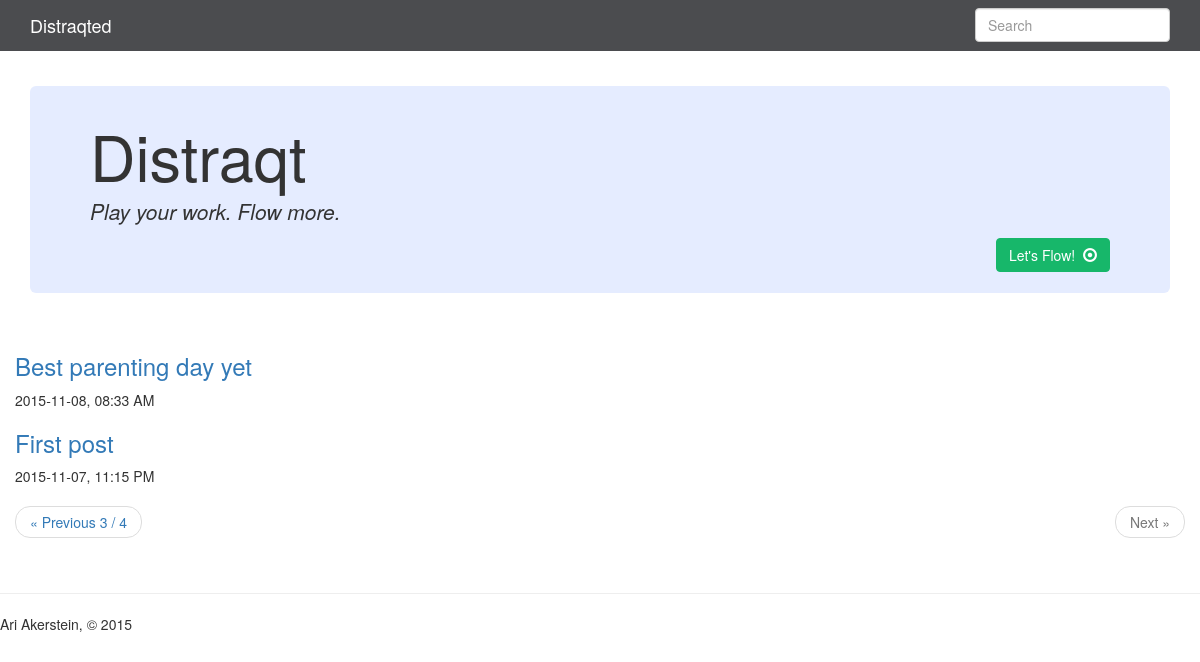
/?page=4, run on the app's committed database.
### app.py (models this page shows, shortened)
class Entry(flask_db.Model):
    title = CharField()
    slug = CharField(unique=True)
    content = TextField()
    published = BooleanField(index=True)
    timestamp = DateTimeField(default=datetime.datetime.now, index=True)
    @classmethod
    def public(cls):
        return Entry.select().where(Entry.published == True)

### app.py (the view)
@app.route('/')
def index():
    search_query = request.args.get('q')
    if search_query:
        query = Entry.search(search_query)
    else:
        query = Entry.public().order_by(Entry.timestamp.desc())
    return object_list(
        'index.html',
        query,
        search=search_query,
        check_bounds=False)

### app.py (called while the page is built)
@app.template_filter('clean_querystring')
def clean_querystring(request_args, *keys_to_remove, **new_values):
    querystring = dict((key, value) for key, value in request_args.items())
    for key in keys_to_remove:
        querystring.pop(key, None)
    querystring.update(new_values)
    return urllib.urlencode(querystring)

### templates/index.html (shortened to what this page needs)
{% extends "base.html" %}
{% block content %}
  {% for entry in object_list %}
    {% if search %}
      {% set entry = entry.entry %}
    {% endif %}
    <h3>
      <a href="{% if entry.published %}{{ url_for('detail', slug=entry.slug) }}{% else %}{{ url_for('edit', slug=entry.slug) }}{% endif %}">
        {{ entry.title }}
      </a>
    </h3>
    <p>{{ entry.timestamp.strftime('%Y-%m-%d, %I:%M %p') }}</p>
  {% else %}
    <p>No entries have been created yet.</p>
  {% endfor %}
  {% include "includes/pagination.html" %}
{% endblock %}

### data on the page
Entry: title "Best parenting day yet", timestamp "2015-11-08, 08:33 AM"
Entry: title "First post", timestamp "2015-11-07, 11:15 PM"

### other printed values
{{ pagination.get_page() - 1 }} "3"
{{ pagination.get_page_count() }} "4"
